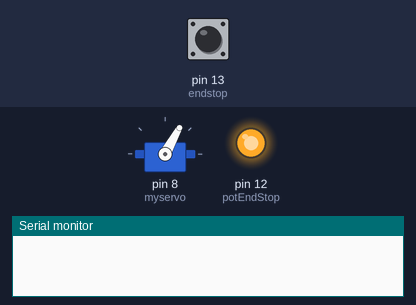
The sketch below on a simulated Arduino Uno, built with avr-gcc and run on an emulated ATmega328P. Parts: servo, output pins drawn as LEDs (lit = HIGH), the last lines printed to the serial monitor. The test bench sets the inputs (shaded band); at power-on: pin 13 (endstop) LOW.

Above: at 2.8 s.
2.9 s: pin 13 (endstop) pulled HIGH for 1.2 s
At 4.1 s:
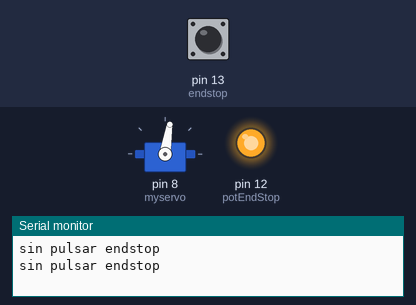
6.5 s: pin 13 (endstop) pulled HIGH for 3.2 s
At 10.7 s:
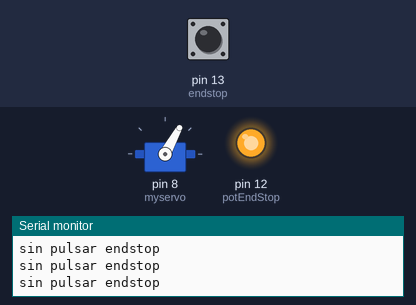
Timing chart, 0 to 12.2 s (numbered marks = the images above; inputs shaded):
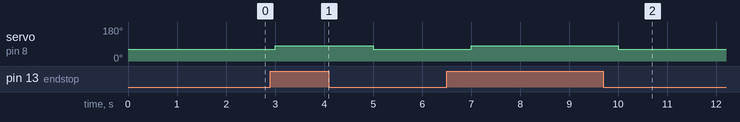

The sketch:

servo_rotacion_continua.ino
```cpp
#include <Servo.h>

Servo myservo;  // Cremos el objeto de servo
const int speed0 = 71; // valor en el que el servo se mantiene quieto (es posible que haga falta variarlo un poco)
int i; // iterador
int potEndStop = 12;
int endstop = 13 ; // logica inversa en el endstop 0=pulsado, 1=no pulsado
int buttonState = 0;
void setup()
{
  Serial.begin(9600);
  pinMode(potEndStop, OUTPUT);
  digitalWrite(potEndStop, HIGH);
  myservo.attach(8);  // attaches the servo on pin 9 to the servo object
  pinMode(endstop, INPUT);
   myservo.write(speed0);
}


void loop()
{
// buttonState = digitalRead(endstop);
  if (digitalRead(endstop) == HIGH) {
   Serial.println("sin pulsar endstop");
 myservo.write(speed0+10);}

  else
   { myservo.write(speed0-10);}
   /* for(i = 0; i < 90; i++) // vamos desde velocidad 0 hasta velocidad 90 (maximo)
  {
    myservo.write(speed0 + i);
    delay(15);
  }

  myservo.write(speed0);
  delay(1000);

  // sentido contrario
  for(int i = 0; i < 90; i++) // vamos desde velocidad 0 hasta velocidad 90 (maximo)
  {
    myservo.write(speed0 - i);
    delay(15);
  } */
// }

  delay(1000);
}
```

Measured:
- after the input at 2.9 s, servo on pin 8 (myservo): 61° → 81° after 0.10 s, → 61° 2.0 s later
- after the input at 6.5 s, servo on pin 8 (myservo): 61° → 81° after 0.50 s, → 61° 3.0 s later
